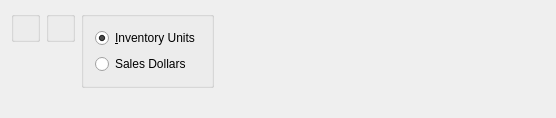
<?xml version="1.0" encoding="UTF-8"?>
<ui version="4.0">
 <comment>This file is part of the xTuple ERP: PostBooks Edition, a free and
open source Enterprise Resource Planning software suite,
Copyright (c) 1999-2010 by OpenMFG LLC, d/b/a xTuple.
It is licensed to you under the Common Public Attribution License
version 1.0, the full text of which (including xTuple-specific Exhibits)
is available at www.xtuple.com/CPAL.  By using this software, you agree
to be bound by its terms.</comment>
 <class>dspTimePhasedBookingsByItem</class>
 <widget class="QWidget" name="dspTimePhasedBookingsByItem">
  <property name="enabled">
   <bool>true</bool>
  </property>
  <property name="geometry">
   <rect>
    <x>0</x>
    <y>0</y>
    <width>556</width>
    <height>118</height>
   </rect>
  </property>
  <property name="windowTitle">
   <string>Time-Phased Bookings by Item</string>
  </property>
  <layout class="QHBoxLayout" name="horizontalLayout">
   <item>
    <layout class="QVBoxLayout" name="verticalLayout">
     <property name="spacing">
      <number>0</number>
     </property>
     <item>
      <widget class="WarehouseGroup" name="_warehouse">
       <property name="title">
        <string/>
       </property>
       <property name="fixedSize">
        <bool>false</bool>
       </property>
      </widget>
     </item>
     <item>
      <spacer name="verticalSpacer">
       <property name="orientation">
        <enum>Qt::Vertical</enum>
       </property>
       <property name="sizeHint" stdset="0">
        <size>
         <width>20</width>
         <height>0</height>
        </size>
       </property>
      </spacer>
     </item>
    </layout>
   </item>
   <item>
    <layout class="QVBoxLayout" name="verticalLayout_2">
     <property name="spacing">
      <number>0</number>
     </property>
     <item>
      <widget class="ParameterGroup" name="_productCategory">
       <property name="title">
        <string/>
       </property>
       <property name="fixedSize">
        <bool>false</bool>
       </property>
      </widget>
     </item>
     <item>
      <spacer name="verticalSpacer_2">
       <property name="orientation">
        <enum>Qt::Vertical</enum>
       </property>
       <property name="sizeHint" stdset="0">
        <size>
         <width>20</width>
         <height>0</height>
        </size>
       </property>
      </spacer>
     </item>
    </layout>
   </item>
   <item>
    <layout class="QVBoxLayout" name="verticalLayout_3">
     <property name="spacing">
      <number>0</number>
     </property>
     <item>
      <widget class="QGroupBox" name="btngrpDisplayUnits">
       <property name="title">
        <string/>
       </property>
       <layout class="QGridLayout" name="gridLayout_4">
        <item row="0" column="0">
         <widget class="QRadioButton" name="_inventoryUnits">
          <property name="text">
           <string>&amp;Inventory Units</string>
          </property>
          <property name="checked">
           <bool>true</bool>
          </property>
         </widget>
        </item>
        <item row="1" column="0">
         <widget class="QRadioButton" name="_salesDollars">
          <property name="text">
           <string>Sales Dollars</string>
          </property>
         </widget>
        </item>
       </layout>
      </widget>
     </item>
     <item>
      <spacer name="verticalSpacer_3">
       <property name="orientation">
        <enum>Qt::Vertical</enum>
       </property>
       <property name="sizeHint" stdset="0">
        <size>
         <width>20</width>
         <height>0</height>
        </size>
       </property>
      </spacer>
     </item>
    </layout>
   </item>
   <item>
    <spacer name="horizontalSpacer">
     <property name="orientation">
      <enum>Qt::Horizontal</enum>
     </property>
     <property name="sizeHint" stdset="0">
      <size>
       <width>0</width>
       <height>20</height>
      </size>
     </property>
    </spacer>
   </item>
  </layout>
 </widget>
 <layoutdefault spacing="6" margin="11"/>
 <pixmapfunction>qPixmapFromMimeSource</pixmapfunction>
 <customwidgets>
  <customwidget>
   <class>ParameterGroup</class>
   <extends>QGroupBox</extends>
   <header>parametergroup.h</header>
  </customwidget>
  <customwidget>
   <class>WarehouseGroup</class>
   <extends>QGroupBox</extends>
   <header>warehousegroup.h</header>
  </customwidget>
 </customwidgets>
 <tabstops>
  <tabstop>_warehouse</tabstop>
  <tabstop>_productCategory</tabstop>
  <tabstop>_inventoryUnits</tabstop>
 </tabstops>
 <resources/>
 <connections/>
</ui>
